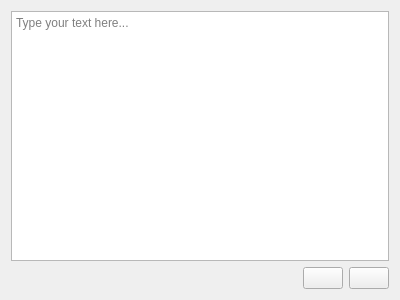
<?xml version="1.0" encoding="UTF-8"?>
<ui version="4.0">
 <class>TextEditDialog</class>
 <widget class="QDialog" name="TextEditDialog">
  <property name="geometry">
   <rect>
    <x>0</x>
    <y>0</y>
    <width>400</width>
    <height>300</height>
   </rect>
  </property>
  <property name="windowTitle">
   <string>Form</string>
  </property>
  <layout class="QVBoxLayout" name="verticalLayout">
   <item>
    <widget class="QPlainTextEdit" name="edtText">
     <property name="placeholderText">
      <string>Type your text here...</string>
     </property>
    </widget>
   </item>
   <item>
    <layout class="QHBoxLayout" name="horizontalLayout">
     <item>
      <spacer name="horizontalSpacer">
       <property name="orientation">
        <enum>Qt::Horizontal</enum>
       </property>
       <property name="sizeHint" stdset="0">
        <size>
         <width>40</width>
         <height>20</height>
        </size>
       </property>
      </spacer>
     </item>
     <item>
      <widget class="checo::ui::MultiIconButton" name="btnOk">
       <property name="focusPolicy">
        <enum>Qt::NoFocus</enum>
       </property>
       <property name="icon">
        <iconset theme="tick_inactive"/>
       </property>
       <property name="iconSize">
        <size>
         <width>24</width>
         <height>24</height>
        </size>
       </property>
       <property name="autoDefault">
        <bool>false</bool>
       </property>
       <property name="flat">
        <bool>false</bool>
       </property>
      </widget>
     </item>
     <item>
      <widget class="checo::ui::MultiIconButton" name="btnCancel">
       <property name="focusPolicy">
        <enum>Qt::NoFocus</enum>
       </property>
       <property name="icon">
        <iconset theme="cancel"/>
       </property>
       <property name="iconSize">
        <size>
         <width>24</width>
         <height>24</height>
        </size>
       </property>
       <property name="autoDefault">
        <bool>false</bool>
       </property>
       <property name="flat">
        <bool>false</bool>
       </property>
      </widget>
     </item>
    </layout>
   </item>
  </layout>
 </widget>
 <customwidgets>
  <customwidget>
   <class>checo::ui::MultiIconButton</class>
   <extends>QPushButton</extends>
   <header>checo/ui/multi_icon_button.h</header>
  </customwidget>
 </customwidgets>
 <tabstops>
  <tabstop>edtText</tabstop>
 </tabstops>
 <resources/>
 <connections/>
</ui>
